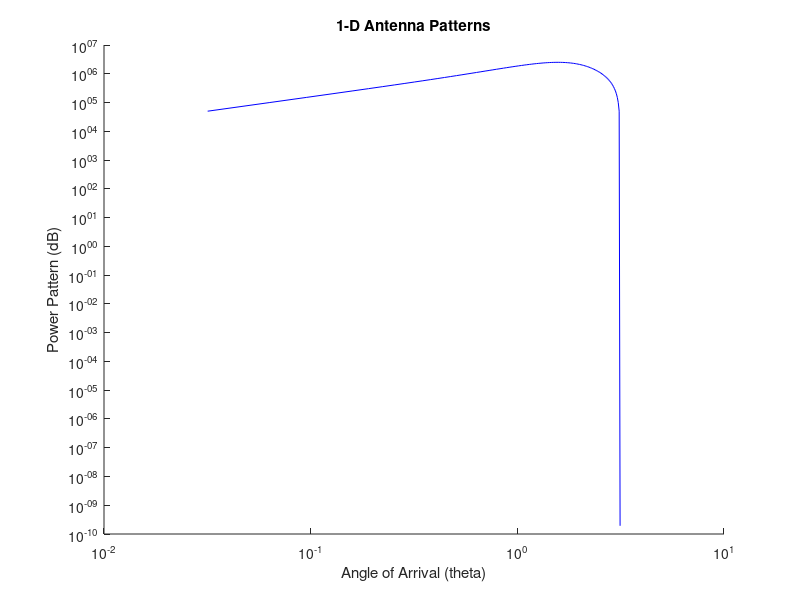

The MATLAB script that drew this image:
theta = linspace(0, pi, 100); % sets up a 10 element array of theta values from 0 - pi
lt = length (theta); % length of theta
P = zeros (1, lt); % sets up a 1D array P of the same length as theta and fills it with zeros
c = 3e8; % the speed of light
f = 60; % frequency in Hertz
L = (0.5 * c) / f; % length of wire, defined by the problem
N = 100; % number of peices of L
deltaz = L / N; % length of pieces 
for t=1 : 100 % loop to go through all indicies of theta and P
    sum = 0; 
    for n=1 : N % loop to go from n = 1 to n = N
        Zn = -0.5 * L + (((n-1)*L)/(N-1)); % calculates Zn point at a given n
        Izn = 1; %calculates I for Zn, also defined by the problem
        Pn = Izn * exp(1i*2*pi*f*Zn*cos(theta(t))/ c) * deltaz; % calculates power for given Zn and theta
        sum = Pn + sum; % so that this loop is a sum; adds Pns from all iterations
        n = n + 1; % to keep the loop going
    end
    P(t) = abs(sin(theta(t)) * sum); % calculates power pattern for given theta
    t = t + 1; % to iterate loop
end

%plot P vs. theta
fntsz = 14;
figure(1)
clf
hold on
loglog (theta, P, 'b')
hold off
xlabel('Angle of Arrival (theta)')
ylabel('Power Pattern (dB)')
title('1-D Antenna Patterns')
